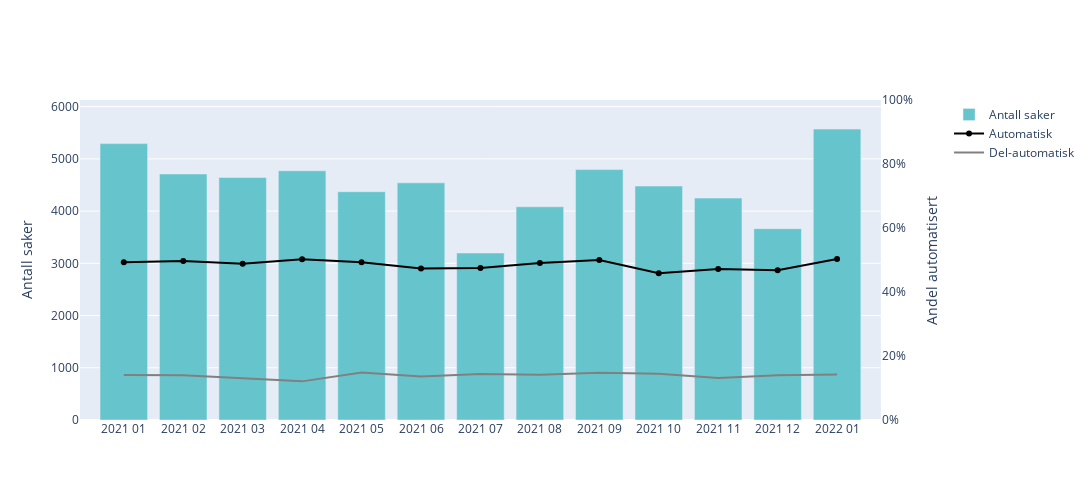

Notebook source saved alongside this figure:
### Code cell
if df['Automatiseringsgrad'].str.contains('Automatisk').any():
    figs["auto_total"] = plots.plot_automatisering1(co.sharpen_df(df, _all, autogroups))
    figs["auto_total"].show()

    auto_selv_list = [[co.sharpen_df(df, _selvbetjent, autogroups), co.sharpen_df(df, ~_selvbetjent, autogroups)]]
    titles = ['Selvbetjent', 'Ikke selvbetjent']
    figs["auto_selv"] = plots.plot_automatisering_subplots(auto_selv_list, titles)

    auto_utland_list = [[co.sharpen_df(df, _innland, autogroups), co.sharpen_df(df, ~_innland, autogroups)]]
    titles = ["Innland", "Utland"]
    figs["auto_utland"] = plots.plot_automatisering_subplots(auto_utland_list, titles)

### Figure 1 — Plotly figure (JSON) as saved in the notebook; plotly's stock layout.template omitted (floating-point values rounded to 4 significant figures)
{"data": [{"marker": {"color": "rgb(102, 197, 204)"}, "name": "Antall saker", "type": "bar", "x": ["2021 01", "2021 02", "2021 03", "2021 04", "2021 05", "2021 06", "2021 07", "2021 08", "2021 09", "2021 10", "2021 11", "2021 12", "2022 01"], "xaxis": "x", "y": [5292, 4711, 4644, 4772, 4371, 4541, 3197, 4083, 4795, 4479, 4249, 3663, 5570], "yaxis": "y"}, {"line": {"color": "black", "dash": "solid"}, "mode": "lines+markers", "name": "Automatisk", "type": "scatter", "x": ["2021 01", "2021 02", "2021 03", "2021 04", "2021 05", "2021 06", "2021 07", "2021 08", "2021 09", "2021 10", "2021 11", "2021 12", "2022 01"], "xaxis": "x", "y": [0.4928, 0.4969, 0.4884, 0.5021, 0.4928, 0.4735, 0.4748, 0.4906, 0.5003, 0.4588, 0.4716, 0.4682, 0.5031], "yaxis": "y2"}, {"line": {"color": "grey", "dash": "solid"}, "mode": "lines", "name": "Del-automatisk", "type": "scatter", "x": ["2021 01", "2021 02", "2021 03", "2021 04", "2021 05", "2021 06", "2021 07", "2021 08", "2021 09", "2021 10", "2021 11", "2021 12", "2022 01"], "xaxis": "x", "y": [0.141, 0.1397, 0.1303, 0.1207, 0.1482, 0.1361, 0.1439, 0.1413, 0.1479, 0.1447, 0.1316, 0.1398, 0.142], "yaxis": "y2"}], "layout": {"autosize": false, "height": 500, "width": 1300, "xaxis": {"anchor": "y", "autorange": true, "domain": [0, 0.94], "range": [-0.7235, 12.72], "type": "category"}, "yaxis": {"anchor": "x", "domain": [0, 1], "range": [0, 6127.0], "title": {"text": "Antall saker"}, "type": "linear"}, "yaxis2": {"anchor": "x", "overlaying": "y", "range": [0, 1], "showgrid": false, "side": "right", "tickformat": ".0%", "title": {"text": "Andel automatisert"}, "type": "linear"}}}
